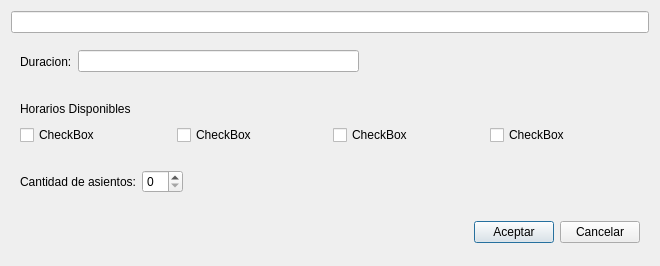
<?xml version="1.0" encoding="UTF-8"?>
<ui version="4.0">
 <class>Detalle</class>
 <widget class="QDialog" name="Detalle">
  <property name="geometry">
   <rect>
    <x>0</x>
    <y>0</y>
    <width>660</width>
    <height>266</height>
   </rect>
  </property>
  <property name="windowTitle">
   <string>Dialog</string>
  </property>
  <layout class="QVBoxLayout" name="verticalLayout">
   <item>
    <widget class="QLineEdit" name="outPelicula">
     <property name="readOnly">
      <bool>true</bool>
     </property>
    </widget>
   </item>
   <item>
    <widget class="QWidget" name="widget" native="true">
     <layout class="QHBoxLayout" name="horizontalLayout">
      <item>
       <widget class="QLabel" name="label_2">
        <property name="text">
         <string>Duracion:</string>
        </property>
       </widget>
      </item>
      <item>
       <widget class="QLineEdit" name="outDuracion">
        <property name="readOnly">
         <bool>true</bool>
        </property>
       </widget>
      </item>
      <item>
       <spacer name="horizontalSpacer_2">
        <property name="orientation">
         <enum>Qt::Horizontal</enum>
        </property>
        <property name="sizeHint" stdset="0">
         <size>
          <width>40</width>
          <height>20</height>
         </size>
        </property>
       </spacer>
      </item>
     </layout>
    </widget>
   </item>
   <item>
    <widget class="QWidget" name="widget_2" native="true">
     <layout class="QGridLayout" name="gridLayout">
      <item row="0" column="0">
       <widget class="QLabel" name="label_4">
        <property name="text">
         <string>Horarios Disponibles</string>
        </property>
       </widget>
      </item>
      <item row="1" column="0">
       <widget class="QCheckBox" name="outHora_1">
        <property name="text">
         <string>CheckBox</string>
        </property>
       </widget>
      </item>
      <item row="1" column="1">
       <widget class="QCheckBox" name="outHora_2">
        <property name="text">
         <string>CheckBox</string>
        </property>
       </widget>
      </item>
      <item row="1" column="2">
       <widget class="QCheckBox" name="outHora_3">
        <property name="text">
         <string>CheckBox</string>
        </property>
       </widget>
      </item>
      <item row="1" column="3">
       <widget class="QCheckBox" name="outHora_4">
        <property name="text">
         <string>CheckBox</string>
        </property>
       </widget>
      </item>
      <item row="0" column="1" colspan="3">
       <spacer name="horizontalSpacer">
        <property name="orientation">
         <enum>Qt::Horizontal</enum>
        </property>
        <property name="sizeHint" stdset="0">
         <size>
          <width>463</width>
          <height>20</height>
         </size>
        </property>
       </spacer>
      </item>
     </layout>
    </widget>
   </item>
   <item>
    <widget class="QWidget" name="widget_4" native="true">
     <layout class="QHBoxLayout" name="horizontalLayout_3">
      <item>
       <widget class="QLabel" name="label">
        <property name="text">
         <string>Cantidad de asientos:</string>
        </property>
       </widget>
      </item>
      <item>
       <widget class="QSpinBox" name="spinBox"/>
      </item>
      <item>
       <spacer name="horizontalSpacer_4">
        <property name="orientation">
         <enum>Qt::Horizontal</enum>
        </property>
        <property name="sizeHint" stdset="0">
         <size>
          <width>457</width>
          <height>20</height>
         </size>
        </property>
       </spacer>
      </item>
     </layout>
    </widget>
   </item>
   <item>
    <widget class="QWidget" name="widget_3" native="true">
     <layout class="QHBoxLayout" name="horizontalLayout_2">
      <item>
       <spacer name="horizontalSpacer_3">
        <property name="orientation">
         <enum>Qt::Horizontal</enum>
        </property>
        <property name="sizeHint" stdset="0">
         <size>
          <width>449</width>
          <height>20</height>
         </size>
        </property>
       </spacer>
      </item>
      <item>
       <widget class="QPushButton" name="btnAceptar">
        <property name="text">
         <string>Aceptar</string>
        </property>
       </widget>
      </item>
      <item>
       <widget class="QPushButton" name="btnCancelar">
        <property name="text">
         <string>Cancelar</string>
        </property>
       </widget>
      </item>
     </layout>
    </widget>
   </item>
  </layout>
 </widget>
 <resources/>
 <connections/>
</ui>
